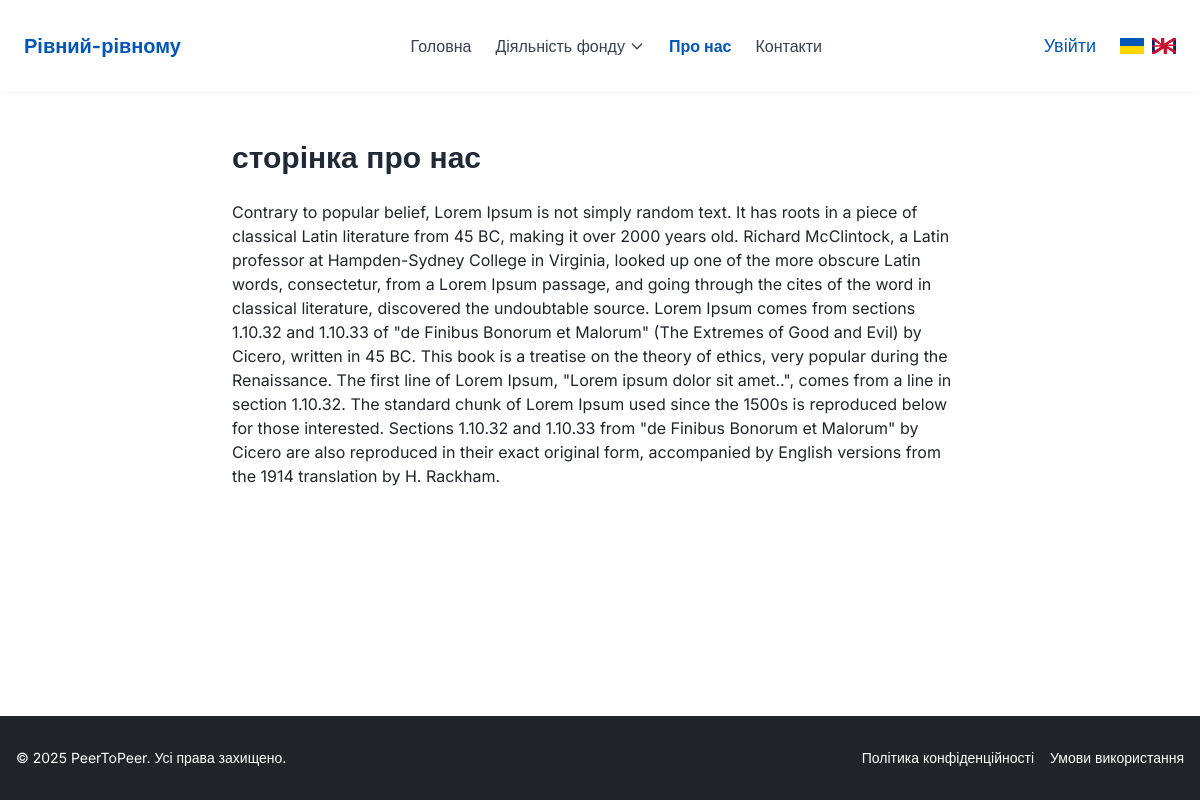
The page /about/ on the database its author committed.
### core/models.py (models this page shows, shortened)
class AboutPage(models.Model):
    title = models.CharField("Заголовок", max_length=200)
    content = models.TextField("Контент", blank=True)
    updated_at = models.DateTimeField("Оновлено", auto_now=True)
    class Meta:
        verbose_name = "Сторінка 'Про нас'"
        verbose_name_plural = "Сторінка 'Про нас'"

### core/views.py (the view)
# urls.py: path('about/', about_view, name='about'),
def about_view(request):
    page = AboutPage.objects.first()
    return render(request, 'includes/about.html', {'page': page})

### templates/includes/about.html
{% extends 'includes/base.html' %}
{% load i18n %}
{% block content %}
<section class="max-w-screen-md mx-auto px-4 py-12">
  <h1 class="text-3xl font-bold text-gray-800 mb-6">{{ page.title }}</h1>
  <div class="prose max-w-none">
    {{ page.content|safe }}
  </div>
</section>
{% endblock %}

### templates/includes/base.html (shortened to what this page needs)
{% extends 'base.html' %}
{% load i18n %}

### templates/base.html (shortened to what this page needs)
{% load static %}
<!DOCTYPE html>
<html lang="uk" class="h-full">
  <head>
    <link href="{% static 'css/styles.css' %}" rel="stylesheet" />
  </head>
  <body class="flex flex-col min-h-screen">
    {% include "includes/header.html" %}
    <main class="flex-grow w-full max-w-8xl mx-auto px-4 sm:px-6 lg:px-8">
      {% block content %}{% endblock %}
    </main>
    {% include "includes/footer.html" %}
  </body>
</html>

### templates/includes/header.html (shortened to what this page needs)
{% load static %}
{% load i18n %}
<link href="{% static 'css/styles.css' %}" rel="stylesheet">
<header class="bg-white shadow-sm relative z-50">
  <div class="w-full max-w-8xl mx-auto px-4 py-8 flex items-center justify-between">
    <a href="/" class="text-xl mx-2 font-bold text-[#0057B8]">{% trans "PeerToPeer" %}</a>
    <nav class="hidden md:flex space-x-6">
      <a href="/" class="{% if request.path == '/' %}text-[#0057B8] font-semibold{% else %}text-gray-700{% endif %} ml-2 hover:text-[#0057B8]">{% trans "Головна" %}</a>
      <div class="relative" x-data="{ open: false }" @mouseenter="open = true" @mouseleave="open = false">
        <button class="flex items-center text-gray-700 hover:text-[#0057B8] focus:outline-none h-full">
          <span class="">{% trans "Діяльність фонду" %}</span>
          <svg class="w-4 h-4 ml-1 transform transition-transform duration-200" :class="{'rotate-180': open}" fill="none" stroke="currentColor" viewBox="0 0 24 24"><path stroke-linecap="round" stroke-linejoin="round" stroke-width="2" d="M19 9l-7 7-7-7"></path></svg>
        </button>
      </div>
      <a href="{% url 'about' %}" class="{% if request.path == '/about/' %}text-[#0057B8] font-semibold{% else %}text-gray-700{% endif %} hover:text-[#0057B8]">{% trans "Про нас" %}</a>
      <a href="/contacts/" class="{% if request.path == '/contacts/' %}text-[#0057B8] font-semibold{% else %}text-gray-700{% endif %} hover:text-[#0057B8]">{% trans "Контакти" %}</a>
    </nav>
    <div class="flex items-center space-x-4 px-2">
<div class="flex items-center space-x-4 hidden md:flex">
  {% if user.is_authenticated %}
  <a href="{% url 'admin:logout' %}" class="text-lg text-[#0057B8] hover:underline">{% trans "Вийти" %}</a>
{% else %}
  <a href="{% url 'admin:login' %}" class="text-lg text-[#0057B8] hover:underline">{% trans "Увійти" %}</a>
{% endif %}
<form action="{% url 'set_language' %}" method="post" class="flex items-center space-x-2">
  <button type="submit" name="language" value="uk"
    class="{% if LANGUAGE_CODE == 'uk' %}ring-2 ring-[#0057B8]{% endif %} rounded hover:ring-2 hover:ring-[#0057B8] transition">
    <img src="{% static 'images/flag-ua.svg' %}" alt="UA" class="w-6 h-4">
  </button>
  <button type="submit" name="language" value="en"
    class="{% if LANGUAGE_CODE == 'en' %}ring-2 ring-[#0057B8]{% endif %} rounded hover:ring-2 hover:ring-[#0057B8] transition">
    <img src="{% static 'images/flag-en.svg' %}" alt="EN" class="w-6 h-4">
  </button>
</form>
  </div>
    </div>
  </div>
</header>

### templates/includes/footer.html
{% load i18n %}
<footer class="bg-[#212529] text-white mt-10">
  <div class="w-full max-w-8xl mx-auto px-4 py-8 flex flex-col md:flex-row justify-between items-center gap-4">
    <div class="text-sm">
      © {% now "Y" %} PeerToPeer. {% trans "Усі права захищено." %}
    </div>
    <div class="flex space-x-4 text-sm">
      <a href="#" class="hover:text-[#FFD700] transition">{% trans "Політика конфіденційності" %}</a>
      <a href="#" class="hover:text-[#FFD700] transition">{% trans "Умови використання" %}</a>
    </div>
  </div>
</footer>

### rows shown on the page
AboutPage: title "сторінка про нас", content "Contrary to popular belief, Lorem Ipsum is not simply random text. It has roots in a piece of classical Latin literature from 45 BC, making it over 2000 years old. Richard McClintock, a Latin professor at Hampden-Sydney College in Virginia, looked up one of the more obscure Latin words, consectetur, from a Lorem Ipsum passage, and going through the cites of the word in classical literature, discovered the undoubtable source. Lorem Ipsum comes from sections 1.10.32 and 1.10.33 of \"de Finibus Bonorum et Malorum\" (The Extremes of Good and Evil) by Cicero, written in 45 BC. This book is a treatise on the theory of ethics, very popular during the Renaissance. The first line of Lorem Ipsum,…"
